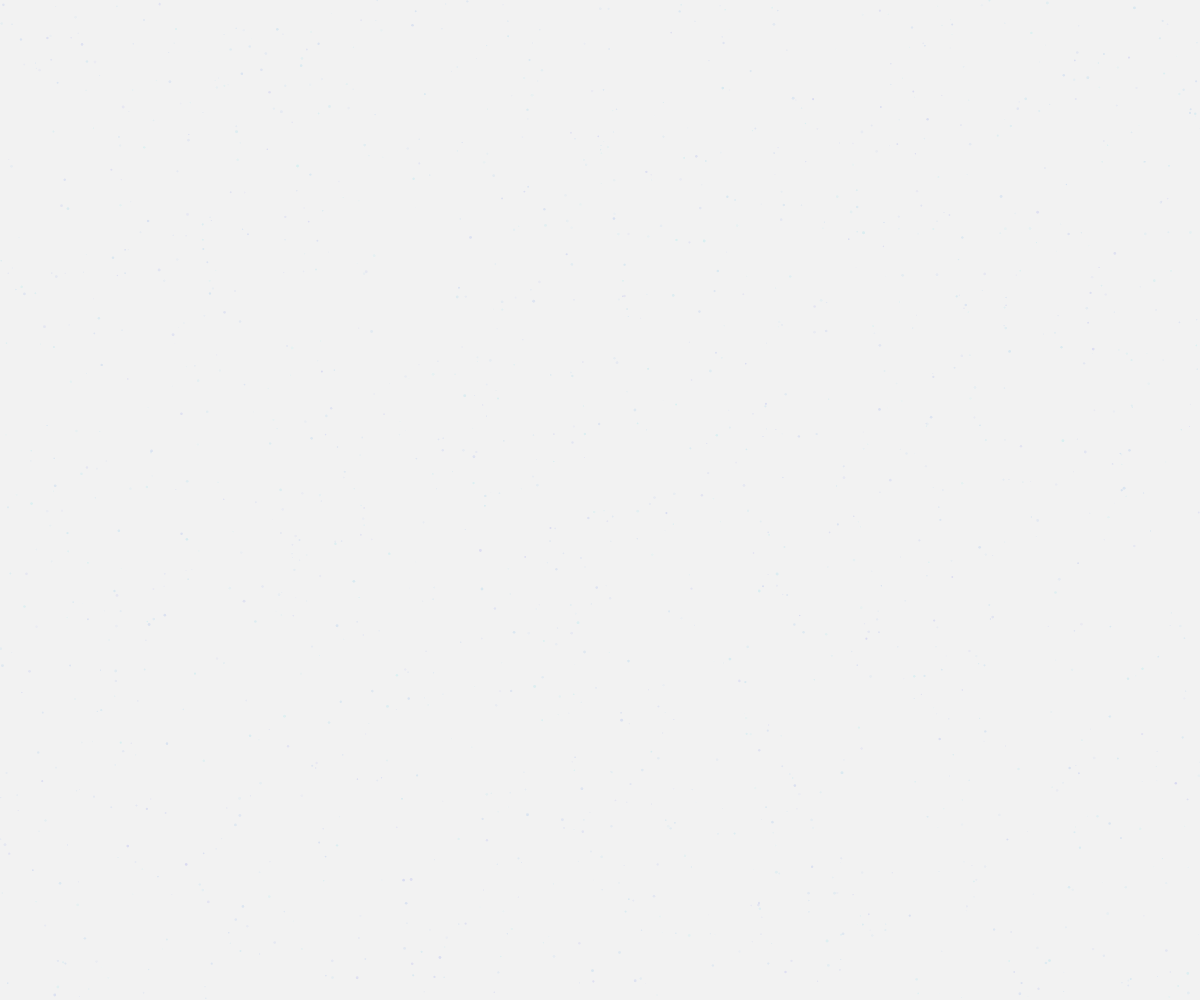
Frame 1 (no input)
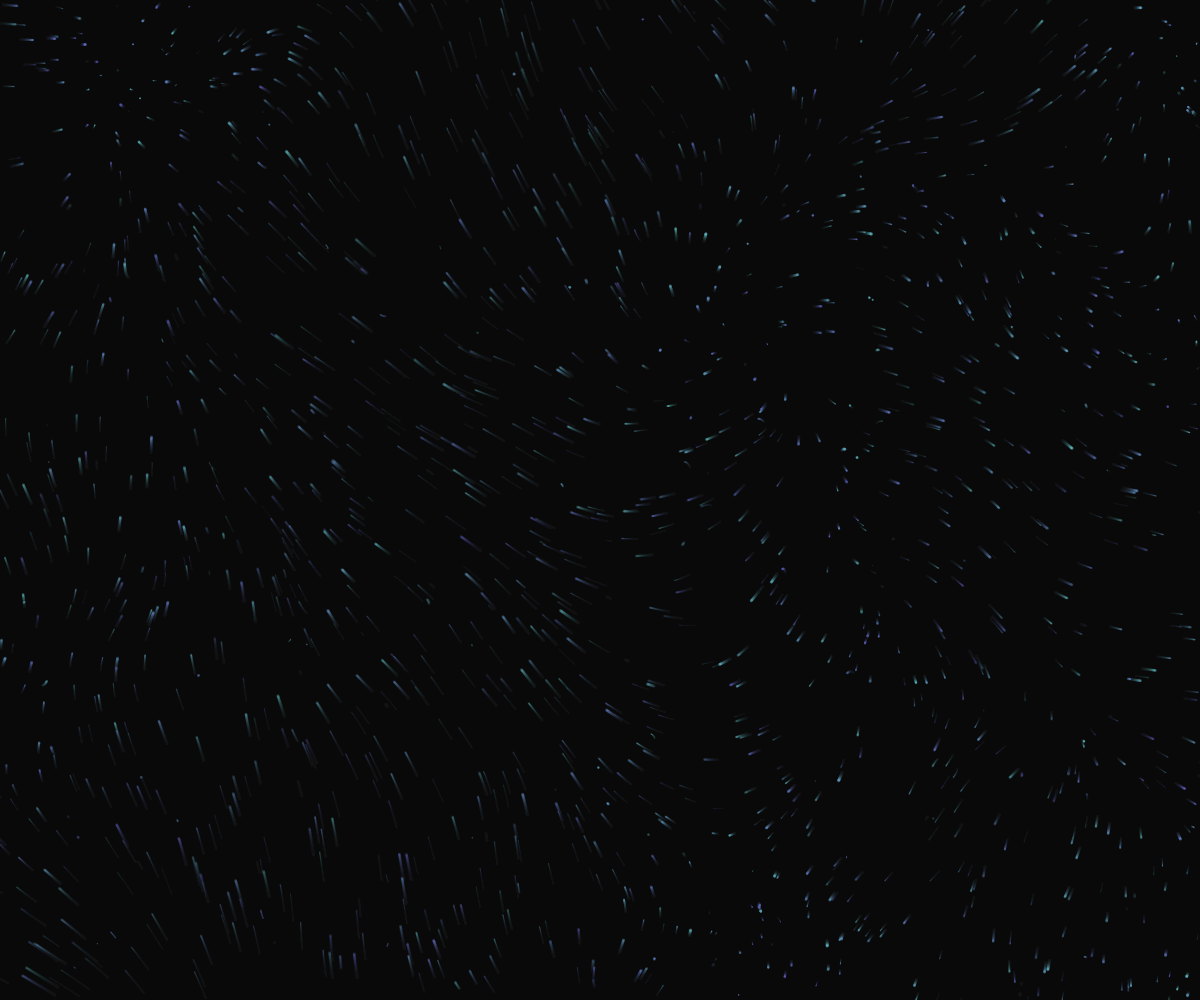
Frame 60 (no input)
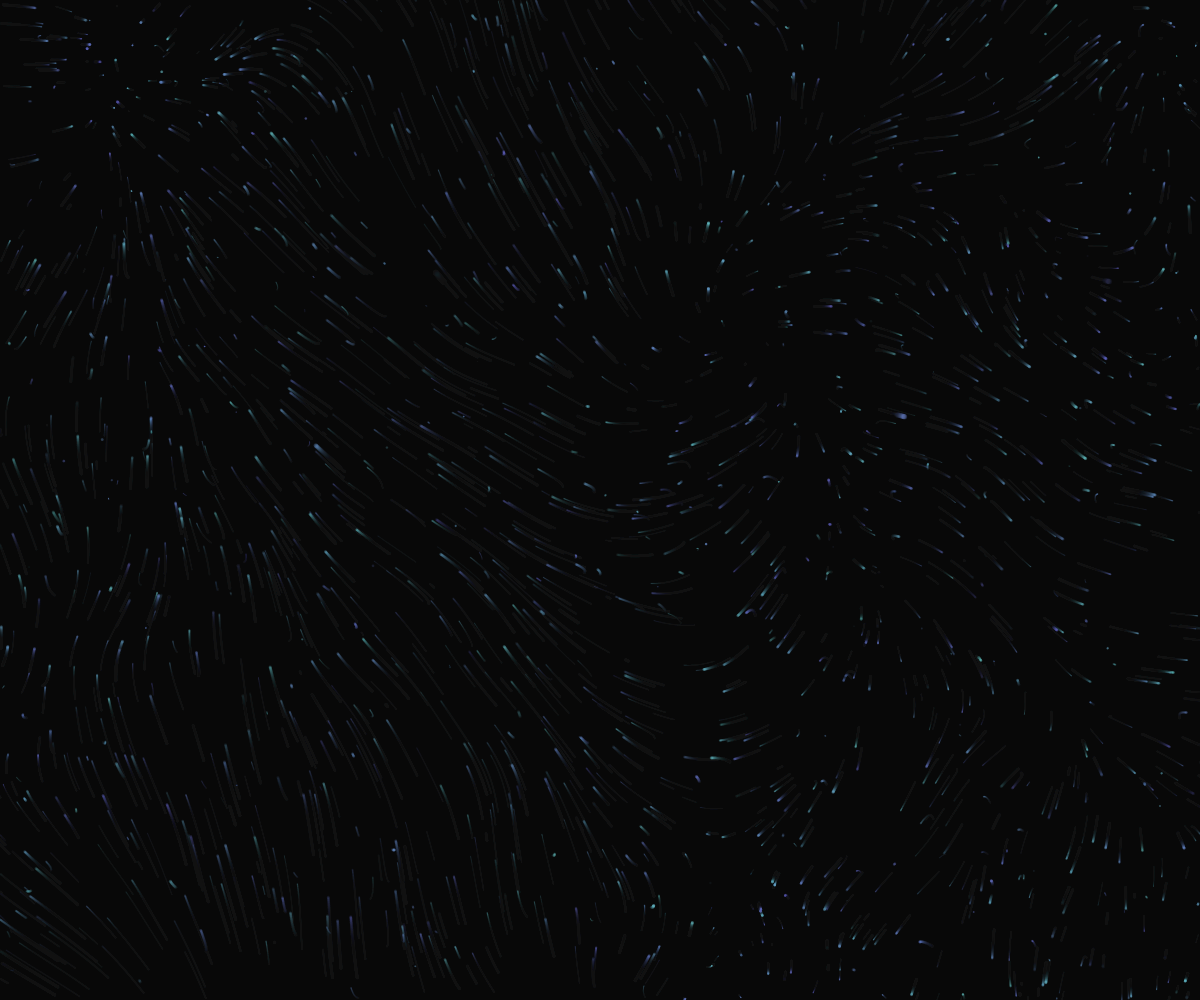
Frame 120 (the mouse pressed at the canvas centre since frame 60)

The p5.js sketch that drew these frames (run headless with seeded random() and noise() and a simulated clock; from frame 60 on, the mouse is pressed at the canvas centre):

// p5.js sketch
// ── sketch.js
let particles = [];
let noiseScale = 0.002;
let noiseStrength = 0.1;
let grid = [];
let gridSize = 50;

function setup() {
  createCanvas(windowWidth, windowHeight);
  colorMode(HSB, 360, 100, 100, 1);
  
  // Preallocate particles
  for (let i = 0; i < 1500; i++) {
    particles.push({
      pos: createVector(random(width), random(height)),
      vel: createVector(0, 0),
      size: random(1, 3),
      hue: random(180, 240),
      alpha: random(0.05, 0.2),
      age: random(100),
      life: random(100, 300),
      formed: false,
      formationTime: 0,
      glow: 0
    });
  }
  
  // Initialize grid
  let cols = ceil(width / gridSize);
  let rows = ceil(height / gridSize);
  grid = new Array(cols * rows).fill().map(() => []);
}

function draw() {
  // Semi-transparent background for trail effect
  background(0, 0, 0, 0.05);
  
  // Update and display particles
  for (let i = 0; i < particles.length; i++) {
    let p = particles[i];
    
    // Noise-based movement
    let nx = noise(p.pos.x * noiseScale, p.pos.y * noiseScale) - 0.5;
    let ny = noise(p.pos.x * noiseScale + 1000, p.pos.y * noiseScale + 1000) - 0.5;
    
    p.vel.x += nx * noiseStrength;
    p.vel.y += ny * noiseStrength;
    
    // Apply velocity
    p.pos.add(p.vel);
    
    // Add some damping
    p.vel.mult(0.95);
    
    // Boundary check and reset
    if (p.pos.x < 0 || p.pos.x > width ||
        p.pos.y < 0 || p.pos.y > height) {
      p.pos.set(random(width), random(height));
      p.vel.set(0, 0);
    }
    
    // Age the particle
    p.age++;
    if (p.age > p.life) {
      p.age = 0;
      p.pos.set(random(width), random(height));
      p.life = random(100, 300);
      p.formed = false;
      p.glow = 0;
    }
    
    // Update grid
    let col = floor(p.pos.x / gridSize);
    let row = floor(p.pos.y / gridSize);
    if (col >= 0 && col < grid.length && row >= 0 && row < grid[0].length) {
      grid[col][row] = p;
    }
    
    // Draw particle
    noStroke();
    if (p.formed) {
      // Glow effect for formed particles
      p.glow += 0.01;
      let glowIntensity = sin(p.glow) * 0.5 + 0.5;
      fill(p.hue, 50, 90, p.alpha * glowIntensity);
      ellipse(p.pos.x, p.pos.y, p.size * 2);
    } else {
      fill(p.hue, 50, 90, p.alpha);
      ellipse(p.pos.x, p.pos.y, p.size);
    }
  }
  
  // Check for word formation using grid-based spatial hash
  for (let i = 0; i < particles.length; i++) {
    let p = particles[i];
    
    if (!p.formed && p.age > 50) {
      let nearby = 0;
      let col = floor(p.pos.x / gridSize);
      let row = floor(p.pos.y / gridSize);
      
      // Check neighbors in the grid
      for (let dx = -1; dx <= 1; dx++) {
        for (let dy = -1; dy <= 1; dy++) {
          let nx = col + dx;
          let ny = row + dy;
          
          if (nx >= 0 && nx < grid.length && ny >= 0 && ny < grid[0].length) {
            let cell = grid[nx][ny];
            if (cell && cell !== p) {
              let d = dist(p.pos.x, p.pos.y, cell.pos.x, cell.pos.y);
              if (d < 30 && cell.formed) {
                nearby++;
              }
            }
          }
        }
      }
      
      // If enough nearby particles are formed, start forming a word
      if (nearby > 5 && random() < 0.001) {
        p.formed = true;
        p.formationTime = frameCount;
        p.glow = 0;
      }
    }
    
    // Fade out words over time
    if (p.formed) {
      let age = frameCount - p.formationTime;
      if (age > 300) {
        p.formed = false;
        p.glow = 0;
        p.pos.set(random(width), random(height));
        p.age = 0;
        p.life = random(100, 300);
      }
    }
  }
  
  // Occasionally form new words
  if (frameCount % 30 === 0) {
    let formedCount = particles.filter(p => p.formed).length;
    if (formedCount < 100) {
      for (let i = 0; i < 5; i++) {
        let p = particles[int(random(particles.length))];
        if (!p.formed && random() < 0.3) {
          p.formed = true;
          p.formationTime = frameCount;
          p.glow = 0;
        }
      }
    }
  }
}

function windowResized() {
  resizeCanvas(windowWidth, windowHeight);
  
  // Reinitialize grid with new dimensions
  let cols = ceil(width / gridSize);
  let rows = ceil(height / gridSize);
  grid = new Array(cols * rows).fill().map(() => []);
}
